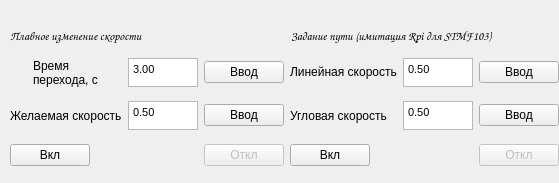
    <widget class="QWidget" name="tab_Autonomous">
     <attribute name="title">
      <string>Автономные функции</string>
     </attribute>
     <widget class="QWidget" name="layoutWidget_4">
      <property name="geometry">
       <rect>
        <x>10</x>
        <y>20</y>
        <width>260</width>
        <height>154</height>
       </rect>
      </property>
      <layout class="QGridLayout" name="gridLayout_12">
       <property name="sizeConstraint">
        <enum>QLayout::SetMinimumSize</enum>
       </property>
       <item row="8" column="0">
        <widget class="QPushButton" name="SmoothAutonomousEnabled">
         <property name="sizePolicy">
          <sizepolicy hsizetype="Maximum" vsizetype="Fixed">
           <horstretch>0</horstretch>
           <verstretch>0</verstretch>
          </sizepolicy>
         </property>
         <property name="minimumSize">
          <size>
           <width>5</width>
           <height>0</height>
          </size>
         </property>
         <property name="layoutDirection">
          <enum>Qt::LeftToRight</enum>
         </property>
         <property name="text">
          <string>Вкл</string>
         </property>
        </widget>
       </item>
       <item row="6" column="0">
        <widget class="QLabel" name="label_14">
         <property name="sizePolicy">
          <sizepolicy hsizetype="Maximum" vsizetype="Preferred">
           <horstretch>0</horstretch>
           <verstretch>0</verstretch>
          </sizepolicy>
         </property>
         <property name="text">
          <string>Желаемая скорость</string>
         </property>
        </widget>
       </item>
       <item row="1" column="0" colspan="3">
        <widget class="QLabel" name="label_12">
         <property name="sizePolicy">
          <sizepolicy hsizetype="Maximum" vsizetype="Maximum">
           <horstretch>0</horstretch>
           <verstretch>0</verstretch>
          </sizepolicy>
         </property>
         <property name="minimumSize">
          <size>
           <width>30</width>
           <height>0</height>
          </size>
         </property>
         <property name="font">
          <font>
           <family>Comic Sans MS</family>
           <weight>75</weight>
           <bold>true</bold>
          </font>
         </property>
         <property name="text">
          <string>Плавное изменение скорости </string>
         </property>
         <property name="alignment">
          <set>Qt::AlignCenter</set>
         </property>
        </widget>
       </item>
       <item row="2" column="2">
        <widget class="QPushButton" name="Set_Desired_Time">
         <property name="sizePolicy">
          <sizepolicy hsizetype="Maximum" vsizetype="Fixed">
           <horstretch>0</horstretch>
           <verstretch>0</verstretch>
          </sizepolicy>
         </property>
         <property name="text">
          <string>Ввод</string>
         </property>
        </widget>
       </item>
       <item row="2" column="1">
        <widget class="QTextEdit" name="Write_Desired_Time">
         <property name="sizePolicy">
          <sizepolicy hsizetype="Maximum" vsizetype="Fixed">
           <horstretch>0</horstretch>
           <verstretch>0</verstretch>
          </sizepolicy>
         </property>
         <property name="maximumSize">
          <size>
           <width>71</width>
           <height>29</height>
          </size>
         </property>
         <property name="html">
          <string>&lt;!DOCTYPE HTML PUBLIC &quot;-//W3C//DTD HTML 4.0//EN&quot; &quot;http://www.w3.org/TR/REC-html40/strict.dtd&quot;&gt;
&lt;html&gt;&lt;head&gt;&lt;meta name=&quot;qrichtext&quot; content=&quot;1&quot; /&gt;&lt;style type=&quot;text/css&quot;&gt;
p, li { white-space: pre-wrap; }
&lt;/style&gt;&lt;/head&gt;&lt;body style=&quot; font-family:'MS Shell Dlg 2'; font-size:8.25pt; font-weight:400; font-style:normal;&quot;&gt;
&lt;p style=&quot; margin-top:0px; margin-bottom:0px; margin-left:0px; margin-right:0px; -qt-block-indent:0; text-indent:0px;&quot;&gt;&lt;span style=&quot; font-family:'MS Shell Dlg 2';&quot;&gt;3.00&lt;/span&gt;&lt;/p&gt;&lt;/body&gt;&lt;/html&gt;</string>
         </property>
        </widget>
       </item>
       <item row="2" column="0">
        <layout class="QHBoxLayout" name="horizontalLayout_8">
         <item>
          <widget class="QLabel" name="label_9">
           <property name="sizePolicy">
            <sizepolicy hsizetype="Maximum" vsizetype="Preferred">
             <horstretch>0</horstretch>
             <verstretch>0</verstretch>
            </sizepolicy>
           </property>
           <property name="text">
            <string>Время
перехода, с</string>
           </property>
          </widget>
         </item>
        </layout>
       </item>
       <item row="8" column="2">
        <widget class="QPushButton" name="SmoothAutonomousDisabled">
         <property name="enabled">
          <bool>false</bool>
         </property>
         <property name="sizePolicy">
          <sizepolicy hsizetype="Maximum" vsizetype="Fixed">
           <horstretch>0</horstretch>
           <verstretch>0</verstretch>
          </sizepolicy>
         </property>
         <property name="text">
          <string>Откл</string>
         </property>
        </widget>
       </item>
       <item row="6" column="1">
        <widget class="QTextEdit" name="Write_Desired_Velocity">
         <property name="sizePolicy">
          <sizepolicy hsizetype="Maximum" vsizetype="Fixed">
           <horstretch>0</horstretch>
           <verstretch>0</verstretch>
          </sizepolicy>
         </property>
         <property name="maximumSize">
          <size>
           <width>71</width>
           <height>29</height>
          </size>
         </property>
         <property name="html">
          <string>&lt;!DOCTYPE HTML PUBLIC &quot;-//W3C//DTD HTML 4.0//EN&quot; &quot;http://www.w3.org/TR/REC-html40/strict.dtd&quot;&gt;
&lt;html&gt;&lt;head&gt;&lt;meta name=&quot;qrichtext&quot; content=&quot;1&quot; /&gt;&lt;style type=&quot;text/css&quot;&gt;
p, li { white-space: pre-wrap; }
&lt;/style&gt;&lt;/head&gt;&lt;body style=&quot; font-family:'MS Shell Dlg 2'; font-size:8.25pt; font-weight:400; font-style:normal;&quot;&gt;
&lt;p style=&quot; margin-top:0px; margin-bottom:0px; margin-left:0px; margin-right:0px; -qt-block-indent:0; text-indent:0px;&quot;&gt;&lt;span style=&quot; font-family:'MS Shell Dlg 2';&quot;&gt;0.50&lt;/span&gt;&lt;/p&gt;&lt;/body&gt;&lt;/html&gt;</string>
         </property>
        </widget>
       </item>
       <item row="6" column="2">
        <widget class="QPushButton" name="Set_Desired_Velocity">
         <property name="sizePolicy">
          <sizepolicy hsizetype="Maximum" vsizetype="Fixed">
           <horstretch>0</horstretch>
           <verstretch>0</verstretch>
          </sizepolicy>
         </property>
         <property name="text">
          <string>Ввод</string>
         </property>
        </widget>
       </item>
      </layout>
     </widget>
     <widget class="QWidget" name="layoutWidget_5">
      <property name="geometry">
       <rect>
        <x>290</x>
        <y>20</y>
        <width>260</width>
        <height>154</height>
       </rect>
      </property>
      <layout class="QGridLayout" name="gridLayout_13">
       <property name="sizeConstraint">
        <enum>QLayout::SetMinimumSize</enum>
       </property>
       <item row="8" column="0">
        <widget class="QPushButton" name="PathModeEnabled">
         <property name="sizePolicy">
          <sizepolicy hsizetype="Maximum" vsizetype="Fixed">
           <horstretch>0</horstretch>
           <verstretch>0</verstretch>
          </sizepolicy>
         </property>
         <property name="minimumSize">
          <size>
           <width>5</width>
           <height>0</height>
          </size>
         </property>
         <property name="layoutDirection">
          <enum>Qt::LeftToRight</enum>
         </property>
         <property name="text">
          <string>Вкл</string>
         </property>
        </widget>
       </item>
       <item row="6" column="0">
        <widget class="QLabel" name="label_16">
         <property name="sizePolicy">
          <sizepolicy hsizetype="Maximum" vsizetype="Preferred">
           <horstretch>0</horstretch>
           <verstretch>0</verstretch>
          </sizepolicy>
         </property>
         <property name="text">
          <string>Угловая скорость</string>
         </property>
        </widget>
       </item>
       <item row="1" column="0" colspan="3">
        <widget class="QLabel" name="label_17">
         <property name="sizePolicy">
          <sizepolicy hsizetype="Maximum" vsizetype="Maximum">
           <horstretch>0</horstretch>
           <verstretch>0</verstretch>
          </sizepolicy>
         </property>
         <property name="minimumSize">
          <size>
           <width>30</width>
           <height>0</height>
          </size>
         </property>
         <property name="font">
          <font>
           <family>Comic Sans MS</family>
           <weight>75</weight>
           <bold>true</bold>
          </font>
         </property>
         <property name="text">
          <string>Задание пути (имитация Rpi для STMF103)</string>
         </property>
         <property name="alignment">
          <set>Qt::AlignCenter</set>
         </property>
        </widget>
       </item>
       <item row="2" column="2">
        <widget class="QPushButton" name="Set_Linear_vel">
         <property name="sizePolicy">
          <sizepolicy hsizetype="Maximum" vsizetype="Fixed">
           <horstretch>0</horstretch>
           <verstretch>0</verstretch>
          </sizepolicy>
         </property>
         <property name="text">
          <string>Ввод</string>
         </property>
        </widget>
       </item>
       <item row="2" column="1">
        <widget class="QTextEdit" name="Write_Linear_vel">
         <property name="sizePolicy">
          <sizepolicy hsizetype="Maximum" vsizetype="Fixed">
           <horstretch>0</horstretch>
           <verstretch>0</verstretch>
          </sizepolicy>
         </property>
         <property name="maximumSize">
          <size>
           <width>71</width>
           <height>29</height>
          </size>
         </property>
         <property name="html">
          <string>&lt;!DOCTYPE HTML PUBLIC &quot;-//W3C//DTD HTML 4.0//EN&quot; &quot;http://www.w3.org/TR/REC-html40/strict.dtd&quot;&gt;
&lt;html&gt;&lt;head&gt;&lt;meta name=&quot;qrichtext&quot; content=&quot;1&quot; /&gt;&lt;style type=&quot;text/css&quot;&gt;
p, li { white-space: pre-wrap; }
&lt;/style&gt;&lt;/head&gt;&lt;body style=&quot; font-family:'MS Shell Dlg 2'; font-size:8.25pt; font-weight:400; font-style:normal;&quot;&gt;
&lt;p style=&quot; margin-top:0px; margin-bottom:0px; margin-left:0px; margin-right:0px; -qt-block-indent:0; text-indent:0px;&quot;&gt;&lt;span style=&quot; font-family:'MS Shell Dlg 2';&quot;&gt;0.50&lt;/span&gt;&lt;/p&gt;&lt;/body&gt;&lt;/html&gt;</string>
         </property>
        </widget>
       </item>
       <item row="2" column="0">
        <layout class="QHBoxLayout" name="horizontalLayout_10">
         <item>
          <widget class="QLabel" name="label_18">
           <property name="sizePolicy">
            <sizepolicy hsizetype="Maximum" vsizetype="Preferred">
             <horstretch>0</horstretch>
             <verstretch>0</verstretch>
            </sizepolicy>
           </property>
           <property name="text">
            <string>&lt;html&gt;&lt;head/&gt;&lt;body&gt;&lt;p&gt;Линейная скорость&lt;/p&gt;&lt;/body&gt;&lt;/html&gt;</string>
           </property>
          </widget>
         </item>
        </layout>
       </item>
       <item row="8" column="2">
        <widget class="QPushButton" name="PathModeDisabled">
         <property name="enabled">
          <bool>false</bool>
         </property>
         <property name="sizePolicy">
          <sizepolicy hsizetype="Maximum" vsizetype="Fixed">
           <horstretch>0</horstretch>
           <verstretch>0</verstretch>
          </sizepolicy>
         </property>
         <property name="text">
          <string>Откл</string>
         </property>
        </widget>
       </item>
       <item row="6" column="1">
        <widget class="QTextEdit" name="Write_Angular_vel">
         <property name="sizePolicy">
          <sizepolicy hsizetype="Maximum" vsizetype="Fixed">
           <horstretch>0</horstretch>
           <verstretch>0</verstretch>
          </sizepolicy>
         </property>
         <property name="maximumSize">
          <size>
           <width>71</width>
           <height>29</height>
          </size>
         </property>
         <property name="html">
          <string>&lt;!DOCTYPE HTML PUBLIC &quot;-//W3C//DTD HTML 4.0//EN&quot; &quot;http://www.w3.org/TR/REC-html40/strict.dtd&quot;&gt;
&lt;html&gt;&lt;head&gt;&lt;meta name=&quot;qrichtext&quot; content=&quot;1&quot; /&gt;&lt;style type=&quot;text/css&quot;&gt;
p, li { white-space: pre-wrap; }
&lt;/style&gt;&lt;/head&gt;&lt;body style=&quot; font-family:'MS Shell Dlg 2'; font-size:8.25pt; font-weight:400; font-style:normal;&quot;&gt;
&lt;p style=&quot; margin-top:0px; margin-bottom:0px; margin-left:0px; margin-right:0px; -qt-block-indent:0; text-indent:0px;&quot;&gt;&lt;span style=&quot; font-family:'MS Shell Dlg 2';&quot;&gt;0.50&lt;/span&gt;&lt;/p&gt;&lt;/body&gt;&lt;/html&gt;</string>
         </property>
        </widget>
       </item>
       <item row="6" column="2">
        <widget class="QPushButton" name="Set_Angular_vel">
         <property name="sizePolicy">
          <sizepolicy hsizetype="Maximum" vsizetype="Fixed">
           <horstretch>0</horstretch>
           <verstretch>0</verstretch>
          </sizepolicy>
         </property>
         <property name="text">
          <string>Ввод</string>
         </property>
        </widget>
       </item>
      </layout>
     </widget>
    </widget>
